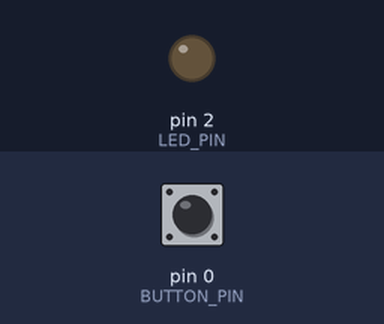
Simulated run of this sketch. Board: Arduino Uno, built with avr-gcc and run on an emulated ATmega328P. On the bench: output pins drawn as LEDs (lit = HIGH). The inputs (shaded band) are chosen by the test bench; at power-on: pin 0 (BUTTON_PIN) LOW.

Above: at 1.2 s.
1.3 s: pin 0 (BUTTON_PIN) pulled HIGH for 0.15 s
At 1.37 s:
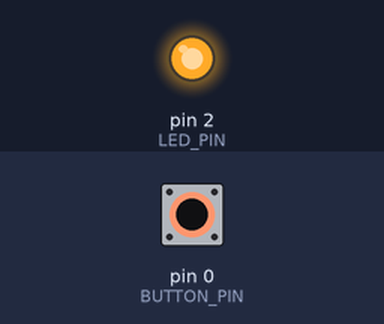
2.9 s: pin 0 (BUTTON_PIN) pulled HIGH for 3.2 s
At 6.7 s:
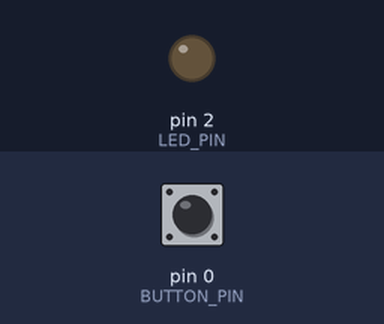
Timing chart, 0 to 8.2 s (numbered marks = the images above; inputs shaded):
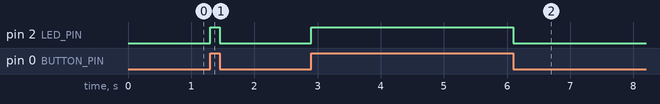

Measured:
- after the input at 1.3 s, pin 2 (LED_PIN): LOW → HIGH at once, → LOW 0.15 s later
- after the input at 2.9 s, pin 2 (LED_PIN): LOW → HIGH at once, → LOW 3.2 s later

The sketch:

turnOnLEDWithButton.ino
```cpp
#define LED_PIN 2
//#define BUTTON_PIN 0
const int BUTTON_PIN = 0;
int val = 0;

void setup() {
  pinMode(LED_PIN, OUTPUT);
  pinMode(BUTTON_PIN, INPUT);
}
void loop() {
  val = digitalRead(BUTTON_PIN);
  //printf(val);
  Serial.print(val);
  Serial.print("\n");
  digitalWrite(LED_PIN, val);
  /*if (digitalRead(BUTTON_PIN) == HIGH) {
    digitalWrite(LED_PIN, HIGH);
  }
  else {
    digitalWrite(LED_PIN, LOW);
  }*/
}
```
